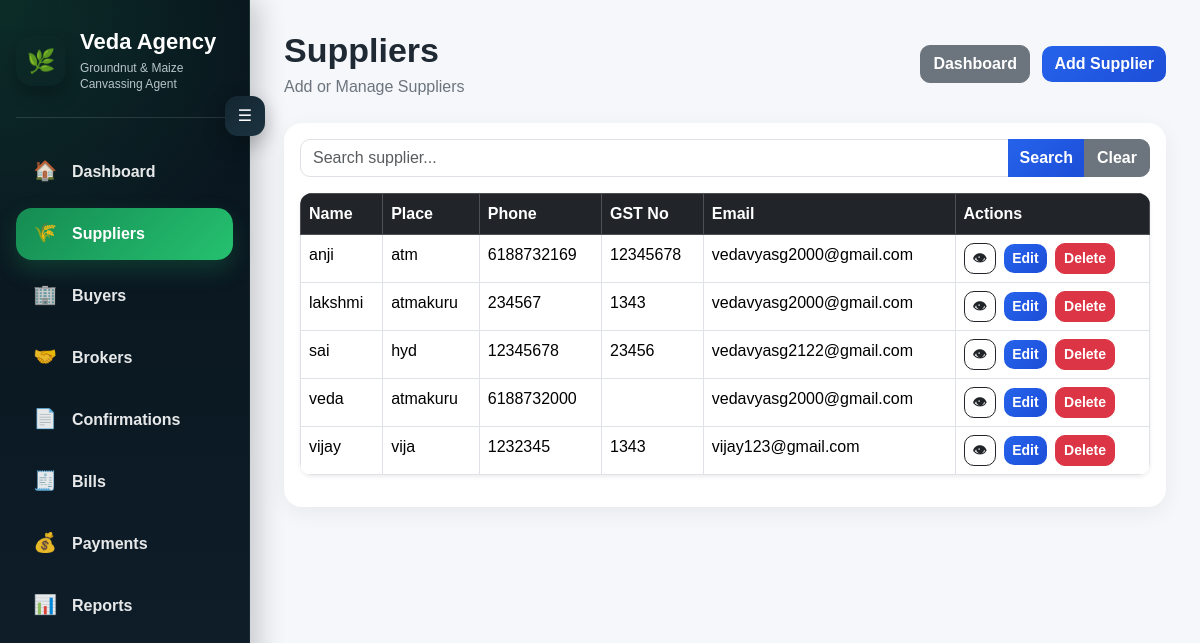
Screenshot of /suppliers/ with the database file from the repository.
### transactions/models.py (models this page shows, shortened)
class Seller(models.Model):
    name = models.CharField(max_length=100)
    address = models.TextField(blank=True)
    place = models.CharField(max_length=100, blank=True)
    remarks = models.TextField(blank=True)
    gst_no = models.CharField(max_length=30, blank=True)
    phone_no = models.CharField(max_length=20, blank=True)
    email_id = models.EmailField(blank=True)
    zipcode = models.CharField(max_length=20, blank=True, null=True)

### transactions/views.py (the view)
# urls.py: path("suppliers/", views.supplier_list, name="supplier_list"),
def supplier_list(request):
    suppliers = Seller.objects.all().order_by("name")
    search = request.GET.get("search")
    if search:
        suppliers = suppliers.filter(name__icontains=search)
    return render(request, "transactions/supplier_list.html", {
        "suppliers": suppliers
    })

### transactions/templates/transactions/supplier_list.html (shortened to what this page needs)
{% extends "transactions/base.html" %}
{% block content %}
    <div class="d-flex justify-content-between align-items-center mb-4">
        <div>
            <h1 class="page-title">Suppliers</h1>
            <p class="page-subtitle">Add or Manage Suppliers</p>
        </div>
        <div>
            <a href="/" class="btn btn-secondary me-2">Dashboard</a>
            <a href="/add-supplier/" class="btn btn-primary">Add Supplier</a>
        </div>
    </div>
<div class="card">
    <div class="card-body">
    <form method="get" class="mb-3">
    <div class="input-group">
        <input type="text" name="search" class="form-control"
               placeholder="Search supplier..."
               value="{{ request.GET.search }}">
        <button class="btn btn-primary">Search</button>
        <a href="/suppliers/" class="btn btn-secondary">Clear</a>
    </div>
    </form>
    <table class="table table-hover table-bordered bg-white shadow-sm">
        <thead class="table-dark">
            <tr>
                <th>Name</th>
                <th>Place</th>
                <th>Phone</th>
                <th>GST No</th>
                <th>Email</th>
                <th>Actions</th>
            </tr>
        </thead>
        <tbody>
            {% for supplier in suppliers %}
            <tr>
                <td>{{ supplier.name }}</td>
                <td>{{ supplier.place }}</td>
                <td>{{ supplier.phone_no }}</td>
                <td>{{ supplier.gst_no }}</td>
                <td>{{ supplier.email_id }}</td>
                <td>
                <a href="/supplier/{{ supplier.id }}/view/" class="btn btn-sm btn-outline-dark me-1" title="View">👁</a>
                <a href="/supplier/{{ supplier.id }}/edit/" class="btn btn-sm btn-primary me-1">Edit</a>
                <a href="/supplier/{{ supplier.id }}/delete/" class="btn btn-sm btn-danger">Delete</a>
                </td>
            </tr>
            {% empty %}
            <tr>
                <td colspan="5" class="text-center">No suppliers found</td>
            </tr>
            {% endfor %}
        </tbody>
    </table>
    </div>
</div>
{% endblock %}

### transactions/templates/transactions/base.html (style rules this page uses)
* { -webkit-font-smoothing: antialiased; -moz-osx-font-smoothing: grayscale; }
:root { --sidebar-open: 250px; --sidebar-closed: 78px; --green: #198754; --dark-1: #08141c; --dark-2: #0f1f2b; }
body { margin: 0; background: #f5f7fb; font-family: Arial, sans-serif; }
.page-title { font-size: 34px; font-weight: 900; margin-bottom: 4px; color: #1f2933; }
.page-subtitle { color: #6c757d; font-size: 16px; margin-bottom: 0; }
.card { border: 0; border-radius: 18px; box-shadow: 0 6px 22px rgba(0,0,0,0.06); }
.btn { border-radius: 10px; font-weight: 600; }
.btn-primary { background: linear-gradient(135deg, #2563eb, #1d4ed8); border: none; }
.form-control, .form-select { border-radius: 10px; }
.table { border-radius: 12px; overflow: hidden; }
.table thead th { background: #212529; color: white; font-weight: 700; }

### rows the page displays
Seller: name "anji", place "atm", phone_no "6188732169", gst_no "12345678", email_id "vedavyasg2000@gmail.com"
Seller: name "lakshmi", place "atmakuru", phone_no "234567", gst_no "1343", email_id "vedavyasg2000@gmail.com"
Seller: name "sai", place "hyd", phone_no "12345678", gst_no "23456", email_id "vedavyasg2122@gmail.com"
Seller: name "veda", place "atmakuru", phone_no "6188732000", email_id "vedavyasg2000@gmail.com"
Seller: name "vijay", place "vija", phone_no "1232345", gst_no "1343", email_id "vijay123@gmail.com"
